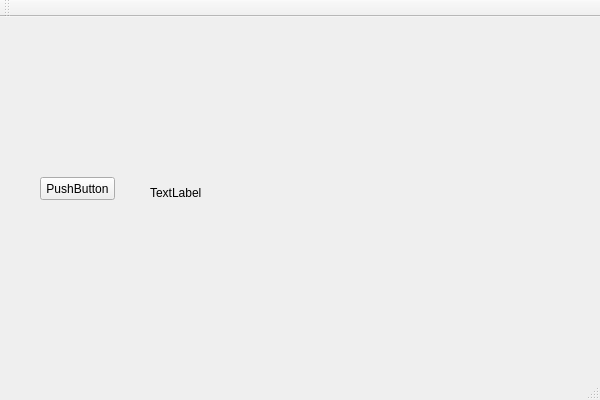
<?xml version="1.0" encoding="UTF-8"?>
<ui version="4.0">
 <class>QtGuiApplication1Class</class>
 <widget class="QMainWindow" name="QtGuiApplication1Class">
  <property name="geometry">
   <rect>
    <x>0</x>
    <y>0</y>
    <width>600</width>
    <height>400</height>
   </rect>
  </property>
  <property name="windowTitle">
   <string>QtGuiApplication1</string>
  </property>
  <widget class="QWidget" name="centralWidget">
   <widget class="QPushButton" name="pushButton">
    <property name="geometry">
     <rect>
      <x>40</x>
      <y>160</y>
      <width>75</width>
      <height>23</height>
     </rect>
    </property>
    <property name="text">
     <string>PushButton</string>
    </property>
   </widget>
   <widget class="QLabel" name="label">
    <property name="geometry">
     <rect>
      <x>150</x>
      <y>170</y>
      <width>56</width>
      <height>12</height>
     </rect>
    </property>
    <property name="text">
     <string>TextLabel</string>
    </property>
   </widget>
  </widget>
  <widget class="QMenuBar" name="menuBar">
   <property name="geometry">
    <rect>
     <x>0</x>
     <y>0</y>
     <width>600</width>
     <height>21</height>
    </rect>
   </property>
  </widget>
  <widget class="QToolBar" name="mainToolBar">
   <attribute name="toolBarArea">
    <enum>TopToolBarArea</enum>
   </attribute>
   <attribute name="toolBarBreak">
    <bool>false</bool>
   </attribute>
  </widget>
  <widget class="QStatusBar" name="statusBar"/>
 </widget>
 <layoutdefault spacing="6" margin="11"/>
 <resources>
  <include location="QtGuiApplication1.qrc"/>
 </resources>
 <connections>
  <connection>
   <sender>pushButton</sender>
   <signal>clicked()</signal>
   <receiver>QtGuiApplication1Class</receiver>
   <slot>LoadImage()</slot>
   <hints>
    <hint type="sourcelabel">
     <x>77</x>
     <y>204</y>
    </hint>
    <hint type="destinationlabel">
     <x>299</x>
     <y>199</y>
    </hint>
   </hints>
  </connection>
 </connections>
 <slots>
  <slot>LoadImage()</slot>
 </slots>
</ui>
